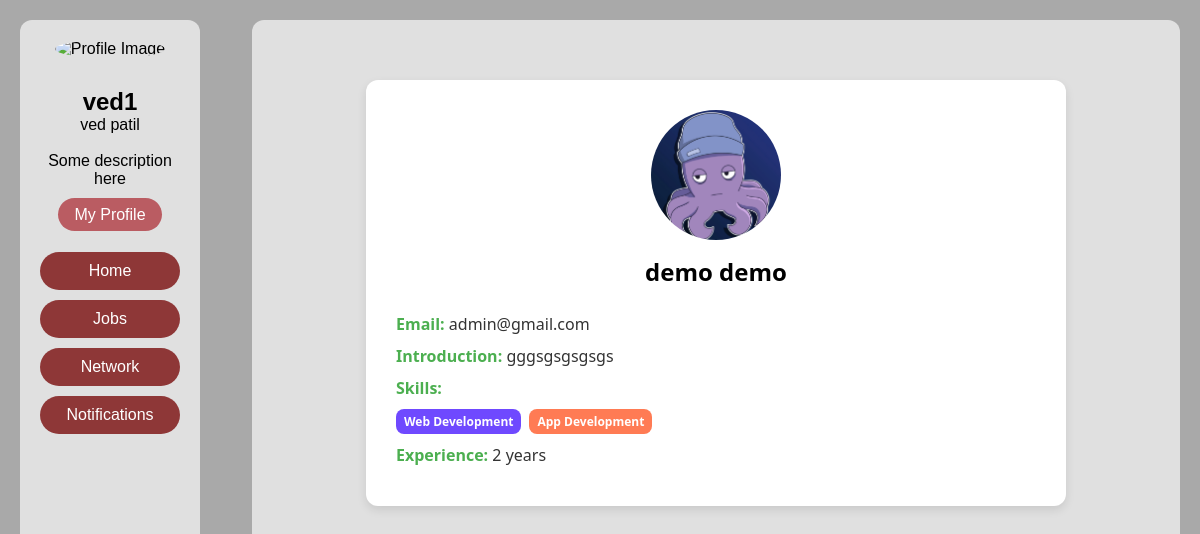
/user_profile/4 (signed in), run on the app's committed database.
### app1/models.py (models this page shows, shortened)
class CustomUser(AbstractBaseUser, PermissionsMixin):
    email = models.EmailField(unique=True)
    username = models.CharField(max_length=150, unique=True)
    first_name = models.CharField(max_length=30)
    last_name = models.CharField(max_length=30)
    password = models.CharField(max_length=255)
    is_active = models.BooleanField(default=True)
    is_staff = models.BooleanField(default=False)
    objects = CustomUserManager()
    USERNAME_FIELD = 'email'  # Login by email
    REQUIRED_FIELDS = ['username', 'first_name', 'last_name']  # Additional required fields

class Profile(models.Model):
    user=models.ForeignKey(settings.AUTH_USER_MODEL,on_delete=models.CASCADE,related_name='profiles')
    introduction=models.TextField(blank=True,null=True)
    profile_pic=models.ImageField(upload_to='profile_pics',blank=True,null=True)
    skills = models.CharField(max_length=50,blank=True, null=True)
    experience = models.PositiveIntegerField(default=0, help_text="Years of experience in freelancing or related work.")
    resume = models.FileField(upload_to='profile_resume/', blank=True, null=True)  # Optional document attachment

### app1/views.py (the view, shortened to what this page needs)
# urls.py: path('user_profile/<int:pk>',User_Profile_View.as_view(),name="user_profile"),
class User_Profile_View(View):
    def get(self,request,pk):
        profile=get_object_or_404(Profile,user_id=pk)
        if profile.skills:
            profile.skills = profile.skills.split(',')
        return render(request,'user_profile.html',{'profile':profile})

### app1/context_processors.py (called while the page is built)
def Base(request):
    if request.user.is_authenticated:
        try:
            lp = Profile.objects.get(user=request.user)
        except Profile.DoesNotExist:
            lp = None
        return {'lp': lp}
    return {}

### app1/templates/user_profile.html (shortened to what this page needs)
{% extends 'base.html' %}
{% block maincontent %}
<div class="profile-container">
    <div class="profile-header">
            {% if profile.profile_pic%}
            <img src="{{ profile.profile_pic.url}}" alt="Profile Picture" class="profile-pic">
{% endif %}
        <h2>{{ profile.user.first_name }} {{ profile.user.last_name }}</h2>
    </div>
    <div class="profile-info">
        <p><strong>Email:</strong> {{ profile.user.email }}</p>
        {% if profile.introduction %}
            <p><strong>Introduction:</strong> {{ profile.introduction }}</p>
        {% endif %}
            <p><strong>Skills:</strong> </p>
        <div class="skill-buttons">
            {% for skill in profile.skills %}
            <span class="skill-badge skill-color-{{ forloop.counter|slice:":5" }}">
                {{ skill }}
            </span>
            {% endfor %}
        </div>
        <p><strong>Experience:</strong> {{ profile.experience }} year{{ profile.experience|pluralize }}</p>
    </div>
</div>
{% endblock %}

### app1/templates/base.html (shortened to what this page needs)
{% load static %}
<!DOCTYPE html>
<html lang="en">
<head>
    <link rel="stylesheet" href="{% static 'css/base.css' %}">
</head>
<body>
    <div class="sidebar">
        <div class="profile-card">
            {% if  lp.profile_pic %}
             <img src="{{ lp.profile_pic.url }}" alt="Profile Image" class="profile-pic">
            {% else %}
            <img src="https://i.pinimg.com/736x/b1/48/8f/b1488fdac4488b4a116c6964c1735f60.jpg" alt="Profile Image" class="profile-pic">
            {% endif %}
            <h2>{{ request.user.username }}</h2>
            <p>{{ request.user.first_name }} {{ request.user.last_name }}</p><br>
            <p>Some description here<br><br>
            <a href="{% url 'user_profile' request.user.id %}" class="profile-button">My Profile</a>
        </div><br>
        <nav>
            <ul>
                <li><a href="{% url 'home' %}">Home</a></li>
                <li><a href="{% url 'myjobs' %}">Jobs</a></li>
                <li><a href="{% url 'profiles' %}">Network</a></li>
                <li><a href="">Notifications</a></li>
            </ul>
        </nav>
    </div>
        <div class="main-feed">
            {% block maincontent %}
            {% endblock %}
        </div>
</body>
</html>

### app1/static/css/base.css (style rules this page uses)
* { margin: 0; padding: 0; box-sizing: border-box; }
body { font-family: Arial, sans-serif; background-color: #A9A9A9; color: black; display: flex; justify-content: center; margin-top: 20px; margin-left: 20px; margin-right: 20px; }
.sidebar { width: 15%; padding: 20px; background-color: #E0E0E0; position: fixed; height: calc(100vh - 40px); top: 20px; left: 20px; margin-right: 20px; border-radius: 12px; }
.main-feed { margin-left: 20%; width: 80%; padding: 20px; background-color: #E0E0E0; height: calc(100vh - 40px); overflow-y: scroll; border-radius: 12px; -ms-overflow-style: none; scrollbar-width: none; }
.profile-card { text-align: center; }
.profile-card img { border-radius: 50%; width: 150px; height: 150px; margin-bottom: 30px; }
.profile-button { background-color: rgb(186, 92, 98); border: none; color: #fff; padding: 8px 16px; border-radius: 20px; cursor: pointer; text-decoration: none; }
nav ul { list-style: none; padding: 0; }
nav ul li { margin: 10px 0; }
nav ul li a { text-decoration: none; color: #fff; background-color: rgb(142, 55, 55); padding: 10px; border-radius: 20px; display: block; text-align: center; }

### app1/templates/user_profile.html (style rules this page uses)
.profile-container { max-width: 700px; margin: 40px auto; padding: 30px; background: #ffffff; box-shadow: 0 4px 10px rgba(0,0,0,0.1); border-radius: 12px; font-family: 'Segoe UI', Tahoma, Geneva, Verdana, sans-serif; }
.profile-header { text-align: center; margin-bottom: 25px; }
.profile-pic { width: 130px; height: 130px; object-fit: cover; border-radius: 50%; margin-bottom: 10px; }
.profile-info p { margin: 10px 0; font-size: 16px; color: #333; }
.profile-info strong { color: #4CAF50; }
.skill-buttons { display: flex; flex-wrap: wrap; gap: 0.5rem; margin-top: 0.5rem; }
.skill-badge { color: #fff; padding: 0.25rem 0.5rem; border-radius: 0.5rem; font-size: 0.75rem; font-weight: 600; text-transform: capitalize; transition: background-color 0.3s ease; }
.skill-color-1 { background-color: #6f49ff; }
.skill-color-2 { background-color: #ff7b54; }

### data on the page
CustomUser: user.username "ved1", user.first_name "ved", user.last_name "patil"
Profile: profile_pic (picture), user.first_name "demo", user.last_name "demo", user.email "admin@gmail.com", introduction "gggsgsgsgsgs", experience "2"

### other printed values
{{ skill }} "Web Development" "App Development"
